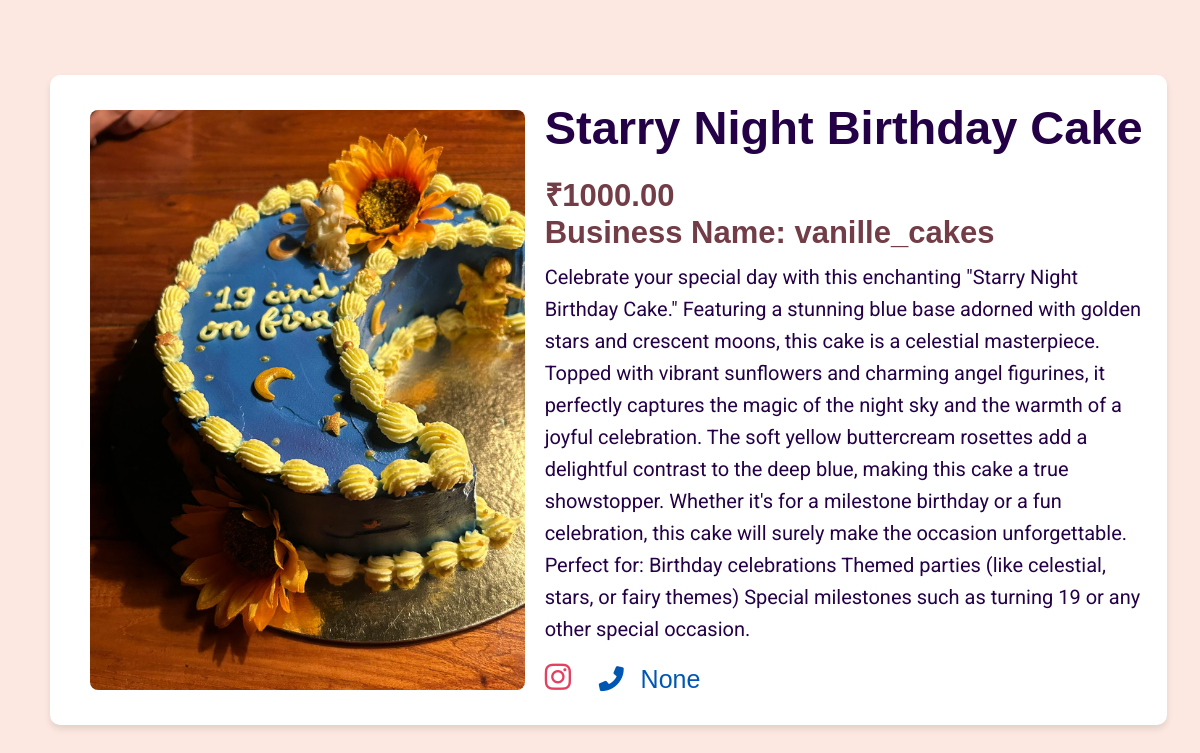
Page /product/9/ (signed in) on the committed database.
### home/models.py (models this page shows, shortened)
class Product(models.Model):
    Product_Id = models.AutoField(primary_key=True)
    Product_name = models.CharField(max_length=200)
    Price_per_unit = models.DecimalField(max_digits=10, decimal_places=2, null=True, blank=True)
    Product_Description = models.TextField()
    Product_Image = models.ImageField(upload_to='products/')
    business_name = models.ForeignKey('user', on_delete=models.CASCADE)  # Foreign key to the user model

class user(AbstractBaseUser, PermissionsMixin):
    business_name = models.CharField(max_length=255, unique=True, default="default_username")
    is_active = models.BooleanField(default=True)
    is_staff = models.BooleanField(default=False)  # This grants access to the admin interface
    is_superuser = models.BooleanField(default=False)  # For superuser access
    Instagram_link = models.URLField(max_length=500, null=True, blank=True)  # Optional Instagram link
    Phone_number = models.CharField(max_length=15, null=True, blank=True)
    objects = UserManager()
    USERNAME_FIELD = 'business_name'  # Use business_name to log in
    REQUIRED_FIELDS = []  # No additional fields required
    def __str__(self):
        return self.business_name

### home/views.py (the view)
# urls.py: path('product/<int:id>/', views.product_detail, name='product_detail'),  # Ensure this matches your pattern
@login_required
def product_detail(request, id):
    product = get_object_or_404(Product, Product_Id=id)  # Fetch the product by its ID
    return render(request, 'product_detail.html', {'product': product})

### templates/product_detail.html (shortened to what this page needs)
<!DOCTYPE html>
{% load static %}
<html lang="en">
<head>
    <link rel="stylesheet" href="{% static 'css/style.css' %}">
    <link href="https://cdnjs.cloudflare.com/ajax/libs/font-awesome/6.0.0-beta3/css/all.min.css" rel="stylesheet">
</head>
<body class="product_detail1">
  <main>
    <div class="product-detail">
      <img src="{{ product.Product_Image.url }}" alt="{{ product.Product_name }}" class="product-detail-image">
      <div class="product-detail-content">
        <h2>{{ product.Product_name }}</h2>
        <h3>₹{{ product.Price_per_unit }}</h3>
        <h3>Business Name: {{ product.business_name }}</h3>
        <p>{{ product.Product_Description }}</p>
        <a href="{{ user.Instagram_link }}" target="_blank" class="instagram-link">
          <i class="fa-brands fa-instagram"></i>
        </a>
        <a href="tel:{{ user.contact_number }}" class="phone-link">
          <i class="fa fa-phone-alt"></i> {{ user.Phone_number }}
        </a>
      </div>
    </div>
  </main>
</body>
</html>

### static/css/style.css (style rules this page uses)
*, *::before, *::after { -webkit-box-sizing: border-box; -moz-box-sizing: border-box; box-sizing: border-box; margin: 0; padding: 0; text-decoration: none; outline: none; }
:root { --bg-white: #fff; --primary-text: #240046; --secondary-color: #e0aaff; --primary-font: 'Barlow Condensed', sans-serif; --secondary-font: 'Roboto', sans-serif; --text-white: #ffffff; }
body, html { color: var(--primary-text); font-size: 10px; font-weight: 400; font-family: var(--primary-font); scroll-behavior: smooth; line-height: 1.5; overflow-x: hidden; overflow-y: auto; }
h1, h2, h3, h4, h5, h6, p { margin: 0; }
h2 { color: var(--primary-text); font-size: 4.7rem; font-weight: 600; display: inline-block; text-transform: capitalize; line-height: 1.2; margin-bottom: 2rem; }
h3 { color:#723d46; font-size: 3.1rem; line-height: 1.2; font-weight: 700; }
p { font-size: 1.6rem; line-height: 1.6; margin-top: 1rem; color: var(--primary-text); font-family: var(--secondary-font); }
embed, iframe, img, object { max-width: 100%; height:auto; }
a, a:active, a:focus, a:hover, button { text-decoration: none; outline: 0; }

### templates/product_detail.html (style rules this page uses)
body.product_detail1 { background-color: #fce8e0; margin: 0; font-family: Arial, sans-serif; display: flex; justify-content: center; align-items: center; height: 100vh; }
.product-detail { display: flex; background-color: white; border-radius: 10px; box-shadow: 0 4px 6px rgba(0, 0, 0, 0.1); overflow: hidden; width: 93.1%; justify-content:center; margin:5rem; padding: 2rem; align-items: center; height:65rem; }
.product-detail-image { width: 95%; height: 95%; object-fit: cover; border-radius: 8px; margin-right: 20px; margin-left: 20px; }
a { display: inline-block; margin-top: 10px; text-decoration: none; color: #333; }
a i { margin-right: 10px; }
.product-detail-content a.instagram-link { font-size: 30px; color: #E4405F; margin-top: 10px; display: inline-block; margin-right: 15px; transition: color 0.3s ease; }
.product-detail-content p { font-size:2rem; }
.product-detail-content a.phone-link { font-size: 25px; color: #0056b3; display: inline-block; transition: color 0.3s ease; }
.product-detail-content a { display: inline-flex; align-items: center; margin-top: 10px; }

### rows in the picture
Product: Product_Image (picture), Product_name "Starry Night Birthday Cake", Price_per_unit "1000.00", business_name "vanille_cakes", Product_Description "Celebrate your special day with this enchanting \"Starry Night Birthday Cake.\" Featuring a stunning blue base adorned with golden stars and crescent moons, this cake is a celestial masterpiece. Topped with vibrant sunflowers and charming angel figurines, it perfectly captures the magic of the night sky and the warmth of a joyful celebration. The soft yellow buttercream rosettes add a delightful contrast to the deep blue, making this cake a true showstopper. Whether it's for a milestone birthday or a fun celebration, this cake will surely make the occasion unforgettable. Perfect for: Birthday celebrations Themed parties (like celestial, stars, or fairy themes) Special milestones such as…"
user: Phone_number "None"
